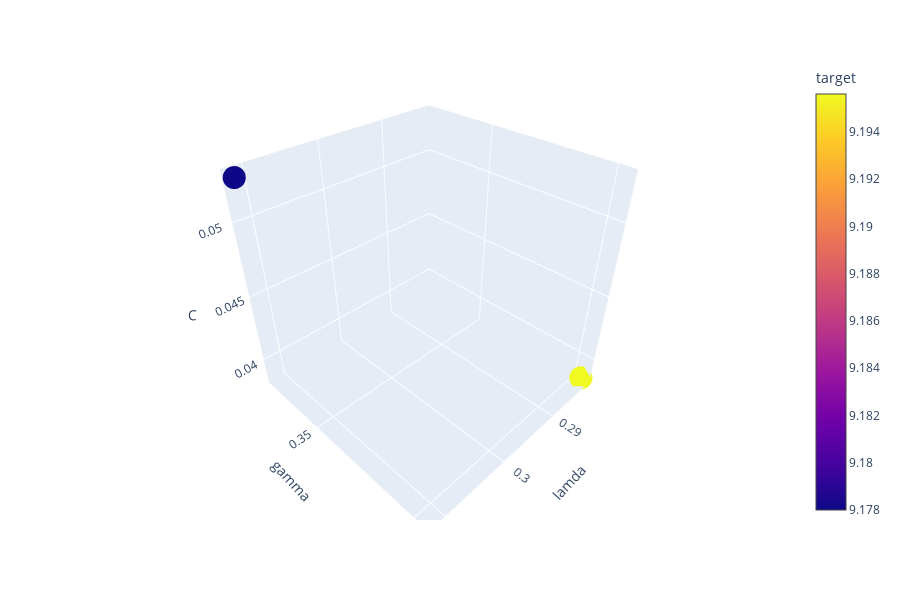

Notebook cell for this chart:
### Code cell
px.scatter_3d(df1, x = "lamda", y = "gamma", z = "C", color = "target")

### Figure 1 — Plotly figure (JSON) as saved in the notebook; plotly's stock layout.template omitted (floating-point values rounded to 4 significant figures)
{"data": [{"hoverlabel": {"namelength": 0}, "hovertemplate": "lamda=%{x}<br>gamma=%{y}<br>C=%{z}<br>target=%{marker.color}", "legendgroup": "", "marker": {"color": [9.178, 9.196], "coloraxis": "coloraxis", "symbol": "circle"}, "mode": "markers", "name": "", "scene": "scene", "showlegend": false, "type": "scatter3d", "x": [0.3116, 0.2823], "y": [0.3205, 0.4038], "z": [0.05265, 0.03839]}], "layout": {"coloraxis": {"colorbar": {"title": {"text": "target"}}, "colorscale": [[0, "#0d0887"], [0.1111, "#46039f"], [0.2222, "#7201a8"], [0.3333, "#9c179e"], [0.4444, "#bd3786"], [0.5556, "#d8576b"], [0.6667, "#ed7953"], [0.7778, "#fb9f3a"], [0.8889, "#fdca26"], [1, "#f0f921"]]}, "height": 600, "legend": {"tracegroupgap": 0}, "margin": {"t": 60}, "scene": {"domain": {"x": [0, 0.98], "y": [0, 1]}, "xaxis": {"title": {"text": "lamda"}}, "yaxis": {"title": {"text": "gamma"}}, "zaxis": {"title": {"text": "C"}}}}}
